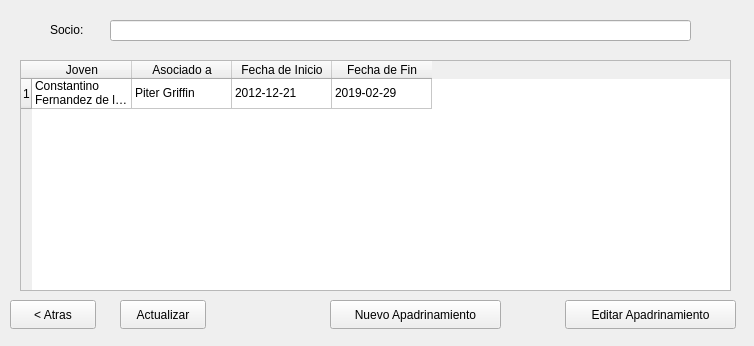
<?xml version="1.0" encoding="UTF-8"?>
<ui version="4.0">
 <class>wConsultaApadrinamiento</class>
 <widget class="QMainWindow" name="wConsultaApadrinamiento">
  <property name="geometry">
   <rect>
    <x>0</x>
    <y>0</y>
    <width>754</width>
    <height>346</height>
   </rect>
  </property>
  <property name="windowTitle">
   <string>Gestor ACOES: Consulta de apadrinamientos</string>
  </property>
  <widget class="QWidget" name="centralwidget">
   <widget class="QLabel" name="lSocio">
    <property name="geometry">
     <rect>
      <x>50</x>
      <y>20</y>
      <width>41</width>
      <height>19</height>
     </rect>
    </property>
    <property name="text">
     <string>Socio: </string>
    </property>
   </widget>
   <widget class="QLineEdit" name="eSocio">
    <property name="geometry">
     <rect>
      <x>110</x>
      <y>20</y>
      <width>581</width>
      <height>21</height>
     </rect>
    </property>
   </widget>
   <widget class="QTableWidget" name="tApadrinamientos">
    <property name="geometry">
     <rect>
      <x>20</x>
      <y>60</y>
      <width>711</width>
      <height>231</height>
     </rect>
    </property>
    <row>
     <property name="text">
      <string>1</string>
     </property>
    </row>
    <column>
     <property name="text">
      <string>Joven</string>
     </property>
    </column>
    <column>
     <property name="text">
      <string>Asociado a</string>
     </property>
    </column>
    <column>
     <property name="text">
      <string>Fecha de Inicio</string>
     </property>
    </column>
    <column>
     <property name="text">
      <string>Fecha de Fin</string>
     </property>
    </column>
    <item row="0" column="0">
     <property name="text">
      <string>Constantino Fernandez de la Cruz</string>
     </property>
    </item>
    <item row="0" column="1">
     <property name="text">
      <string>Piter Griffin</string>
     </property>
    </item>
    <item row="0" column="2">
     <property name="text">
      <string>2012-12-21</string>
     </property>
    </item>
    <item row="0" column="3">
     <property name="text">
      <string>2019-02-29</string>
     </property>
    </item>
   </widget>
   <widget class="QPushButton" name="bAtras">
    <property name="geometry">
     <rect>
      <x>10</x>
      <y>300</y>
      <width>86</width>
      <height>29</height>
     </rect>
    </property>
    <property name="text">
     <string>&lt; Atras</string>
    </property>
   </widget>
   <widget class="QPushButton" name="bEditarApadrinamiento">
    <property name="geometry">
     <rect>
      <x>565</x>
      <y>300</y>
      <width>171</width>
      <height>29</height>
     </rect>
    </property>
    <property name="text">
     <string>Editar Apadrinamiento</string>
    </property>
   </widget>
   <widget class="QPushButton" name="bNuevoApadrinamiento">
    <property name="geometry">
     <rect>
      <x>330</x>
      <y>300</y>
      <width>171</width>
      <height>29</height>
     </rect>
    </property>
    <property name="text">
     <string>Nuevo Apadrinamiento</string>
    </property>
   </widget>
   <widget class="QPushButton" name="bActualizar">
    <property name="geometry">
     <rect>
      <x>120</x>
      <y>300</y>
      <width>86</width>
      <height>29</height>
     </rect>
    </property>
    <property name="text">
     <string>Actualizar</string>
    </property>
   </widget>
  </widget>
 </widget>
 <resources/>
 <connections/>
</ui>
